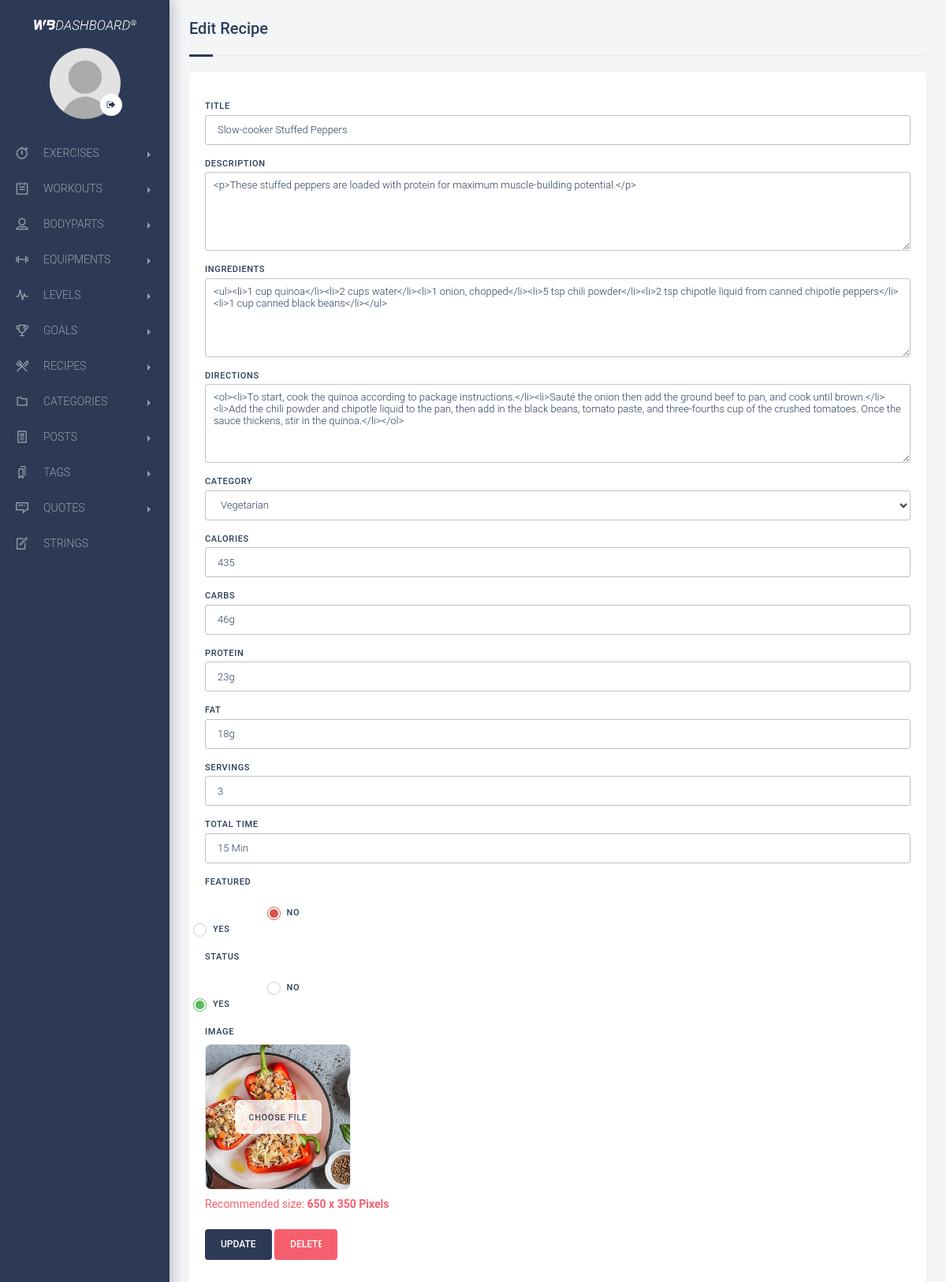
The page /backend/controller/edit_recipe.php?id=15 (signed in) on the database its author committed.
### tables this page shows
CREATE TABLE `diets` (
  `diet_id` int(11) NOT NULL,
  `diet_title` varchar(150) NOT NULL,
  `diet_description` text NOT NULL,
  `diet_ingredients` text NOT NULL,
  `diet_category` int(11) NOT NULL,
  `diet_directions` text NOT NULL,
  `diet_calories` varchar(50) NOT NULL,
  `diet_carbs` varchar(50) NOT NULL,
  `diet_protein` varchar(50) NOT NULL,
  `diet_fat` varchar(50) NOT NULL,
  `diet_time` varchar(50) NOT NULL,
  `diet_servings` varchar(50) NOT NULL,
  `diet_featured` varchar(50) NOT NULL,
  `diet_status` varchar(50) NOT NULL,
  `diet_image` varchar(50) NOT NULL
);

CREATE TABLE `categories` (
  `category_id` int(11) NOT NULL,
  `category_title` text NOT NULL,
  `category_image` varchar(150) NOT NULL
);

### backend/admin/functions.php (called while the page is built, shortened)
<?php
function cleardata($data){
    $data = trim($data);
    $data = stripslashes($data);
    $data = htmlspecialchars ($data);
    return $data;
}
function id_diet($id_diet){
    return (int)cleardata($id_diet);
}
function get_diet_per_id($connect, $id_diet){
    $sentence = $connect->query("SELECT diets.*,categories.category_title AS category_title FROM diets,categories WHERE diet_id = $id_diet AND diets.diet_category = categories.category_id LIMIT 1");
    $sentence = $sentence->fetchAll();
    return ($sentence) ? $sentence : false;
}
?>

### backend/views/edit.recipe.view.php (the view, shortened to what this page needs)
<section class="page-container">
    <div class="page-content-wrapper">
 <div class="content sm-gutter">
            <div class="container-fluid padding-25 sm-padding-10">
                <div class="row">
                    <div class="col-12">
                                        <div class="block-heading d-flex align-items-center title-pages">
                    <h5 class="text-truncate">Edit Recipe</h5>
                </div>
                    </div>
                    <div class="col-md-12">
                        <div class="form-block mb-4">
<form enctype="multipart/form-data" action="<?php echo htmlspecialchars($_SERVER['PHP_SELF']); ?>" method="post">
<div class="form-row">
  <div class="form-group col-md-12">
    <div class="block col-md-12" style="padding-bottom: 35px">
   <label class="control-label">Title</label>
   <input type="text" value="<?php echo $diet['diet_title']; ?>" placeholder="Title" name="diet_title" class="form-control" required="">
   <label class="control-label">Description</label>
   <textarea value="" name="diet_description" class="form-control" id="description" required=""><?php echo $diet['diet_description']; ?></textarea>
   <label class="control-label">Ingredients</label>
   <textarea value="" name="diet_ingredients" class="form-control" id="ingredients" required=""><?php echo $diet['diet_ingredients']; ?></textarea>
   <label class="control-label">Directions</label>
   <textarea value="" name="diet_directions" class="form-control" id="directions" required=""><?php echo $diet['diet_directions']; ?></textarea>
   <label class="control-label">Category</label>
   <select class="form-control" name="diet_category" required>
   <option value="<?php echo $diet['diet_category']; ?>" selected><?php echo $diet['category_title']; ?></option>
   </select>
   <label class="control-label">Calories</label>
   <input type="text" value="<?php echo $diet['diet_calories']; ?>" placeholder="Calories" name="diet_calories" class="form-control" required="">
   <label class="control-label">Carbs</label>
   <input type="text" value="<?php echo $diet['diet_carbs']; ?>" placeholder="Carbs (Grams)" name="diet_carbs" class="form-control" required="">
   <label class="control-label">Protein</label>
   <input type="text" value="<?php echo $diet['diet_protein']; ?>" placeholder="Protein (Grams)" name="diet_protein" class="form-control" required="">
   <label class="control-label">Fat</label>
   <input type="text" value="<?php echo $diet['diet_fat']; ?>" placeholder="Fat (Grams)" name="diet_fat" class="form-control" required="">
      <label class="control-label">Servings</label>
   <input type="text" value="<?php echo $diet['diet_servings']; ?>" placeholder="Servings" name="diet_servings" class="form-control" required="">
      <label class="control-label">Total Time</label>
   <input type="text" value="<?php echo $diet['diet_time']; ?>" placeholder="Total Time (Minutes)" name="diet_time" class="form-control" required="">
<label class="control-label">Featured</label>
   <div class="row">
                        <div class="col-sm-1">
                        <?php
$in = '1';
if (strpos($in, $diet['diet_featured']) !== false) {
    echo '<div class="radio radio-success"> <input type="radio" name="diet_featured" id="radio3" value="'. $diet['diet_featured'] .'" checked=""> <label for="radio3"> Yes </label> </div>';
}else{
  echo '<div class="radio radio-success"> <input type="radio" name="diet_featured" id="radio3" value="' . $in .'"> <label for="radio3"> Yes </label> </div>';
}
                         ?>
                        </div>
                        <div class="col-sm-1">
                        <?php
$out = '0';
if (strpos($out, $diet['diet_featured']) !== false) {
    echo '<div class="radio radio-danger"> <input type="radio" name="diet_featured" id="radio4" value="0" checked=""> <label for="radio4"> No </label> </div>';
}else{
  echo '<div class="radio radio-danger"> <input type="radio" name="diet_featured" id="radio4" value="'. $out .'"> <label for="radio4"> No </label> </div>';
}
                         ?>
                        </div>
                    </div>
<label class="control-label">Status</label>
   <div class="row">
                        <div class="col-sm-1">
                        <?php
$in = '1';
if (strpos($in, $diet['diet_status']) !== false) {
    echo '<div class="radio radio-success"> <input type="radio" name="diet_status" id="radio5" value="'. $diet['diet_status'] .'" checked=""> <label for="radio5"> Yes </label> </div>';
}else{
  echo '<div class="radio radio-success"> <input type="radio" name="diet_status" id="radio5" value="' . $in .'"> <label for="radio5"> Yes </label> </div>';
}
                         ?>
                        </div>
                        <div class="col-sm-1">
                        <?php
$out = '0';
if (strpos($out, $diet['diet_status']) !== false) {
    echo '<div class="radio radio-danger"> <input type="radio" name="diet_status" id="radio6" value="0" checked=""> <label for="radio6"> No </label> </div>';
}else{
  echo '<div class="radio radio-danger"> <input type="radio" name="diet_status" id="radio6" value="'. $out .'"> <label for="radio6"> No </label> </div>';
}
                         ?>
                        </div>
                    </div>
        <label >Image</label>
<div class="new-image" id="image-preview" style="background: url(../images/<?php echo $diet['diet_image'] ?>);background-size: cover; background-position: center;">
  <label for="image-upload" id="image-label">Choose File</label>
</div>
   <span class="text-danger">Recommended size: <b>650 x 350 Pixels</b> </span>
<br>
<br>
   <div class="action-button">
   <input type="submit" name="update" value="Update" class="btn btn-embossed btn-primary">
   <a onclick="alertdelete();">
   <input name="trash" value="Delete" class="btn btn-embossed btn-danger" style="width: 80px;"></a>
   </div>
</div>
</div>
</div>
</form>
</div>
</div>
</div>
</div>
</div>
</div>
</section>

### backend/assets/css/lightbox.css (style rules this page uses)
body:after { content: url(../files/close.png) url(../files/loading.gif) url(../files/prev.png) url(../files/next.png); display: none; }

### rows shown on the page
diets: diet_title "Slow-cooker Stuffed Peppers", diet_description "<p>These stuffed peppers are loaded with protein for maximum muscle-building potential.</p>", diet_ingredients "<ul><li>1 cup quinoa</li><li>2 cups water</li><li>1 onion, chopped</li><li>5 tsp chili powder</li><li>2 tsp chipotle liquid from canned chipotle peppers</li><li>1 cup canned black beans</li></ul>", diet_directions "<ol><li>To start, cook the quinoa according to package instructions.</li><li>Sauté the onion then add the ground beef to pan, and cook until brown.</li><li>Add the chili powder and chipotle liquid to the pan, then add in the black beans, tomato paste, and three-fourths cup of the crushed tomatoes. Once the sauce thickens, stir in the quinoa.</li></ol>", diet_category "Vegetarian", diet_calories "435", diet_carbs "46g", diet_protein "23g", diet_fat "18g", diet_servings "3", diet_time "15 Min", diet_image (picture)
